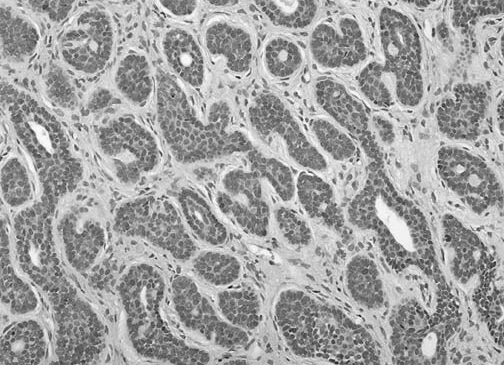
%> input picture ComputerVision/ImgSegmentation/prostate.png, 504 x 365 px
$ octave part2.m   (GNU Octave 9; MATLAB toolbox functions it lacks are replaced by stand-ins)
%> lines starting %> are read from the running program, lines starting %| are printed output that depends on the picture; in (x1, y1, x2, y2) boxes, pixels count from 0 and x2, y2 are one past the last pixel; in counts of white or black regions, pixels touching at a corner belong together; the program's own positions count from 1
### ComputerVision/ImgSegmentation/rec_clo.m
function res = rec_clo( marker, I )
%REC_CLO Reconstruction closing
%   IM = REC_CLO(marker, I) performs reconstruction closing of the image
%   marker under the image I.  marker and I can be two intensity images
%   or two binary images with the same size; IM is an intensity or binary
%   image, respectively.  marker must be the same size as I, and its
%   elements must be greater than or equal to the corresponding elements of
%   I.
%
%  By default, REC_CLO uses 8-connected neighborhoods for 2-D
%  images and 26-connected neighborhoods for 3-D images.


res = imcomplement(imreconstruct(imcomplement(marker), imcomplement(I)));


end

### ComputerVision/ImgSegmentation/part2.m
close all;
clear all;
g = imread('prostate.png');
%> g is the input picture: size 365x504 uint8; min 7, max 254, mean 161.5
figure, imshow(g), title('Input Image');

%-------------Smooth image-----------------------
n = 5;                                      %smoothing scale
im = g;
for r = 1:n
    B = strel('disk', r);
    im = imreconstruct(imerode(im, B), im); %apply reconstruction opening
    im = rec_clo(imdilate(im, B), im);      %apply reconstruction closing
end
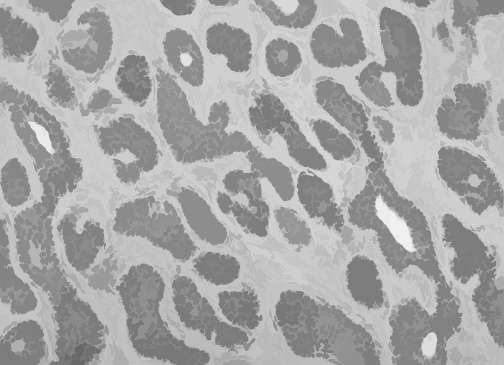
%> im: size 365x504 uint8; min 104, max 240, mean 166.9

f = im;                                     %smoothed image
figure, imshow(f), title('Smoothed Image');

%--------Inside Markers of Smoothed Image--------
B = strel('disk', 4); B1 = strel('disk', 2);%structuring elements
h = 50;
RegMin = rec_clo(f+h, f) - f;               %calculate domes of f
%> in rec_clo (call 6), `res = imcomplement(imreconstruct(imcomplement(marker), imcomplement(I)..`:
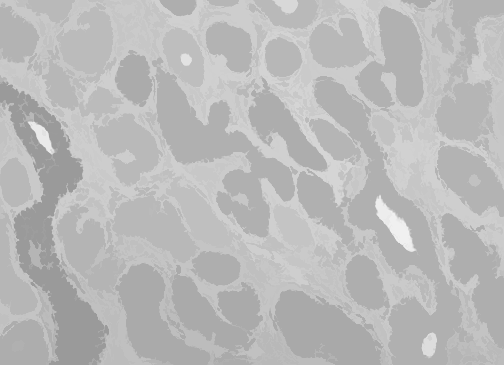
%> res: size 365x504 uint8; min 154, max 240, mean 185.9
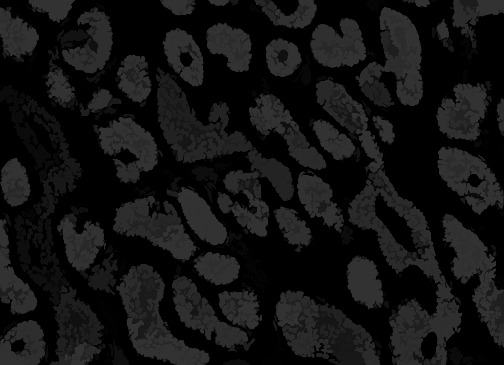
%> RegMin: size 365x504 uint8; min 0, max 50, mean 19
M_in = (RegMin >= h/2);                     %apply thresholding
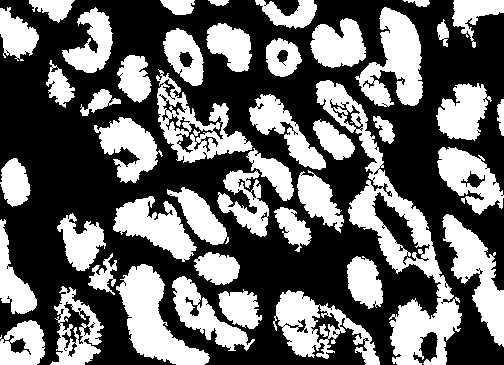
%> M_in: size 365x504 logical; 40.3% white; 45 white regions, largest, box (x1, y1, x2, y2) and area: (316, 80, 462, 365) 8856, (116, 264, 210, 365) 4107, (355, 7, 423, 107) 3683
M_in = imerode(imdilate(M_in, B1), B);      %erosion of dilation
%> M_in: size 365x504 logical; 36.2% white; 43 white regions (2 under 20 px), largest, box (x1, y1, x2, y2) and area: (317, 81, 461, 365) 8202, (157, 72, 294, 235) 5594, (117, 265, 208, 365) 3781
figure, imshow(M_in), title('M_i_n');

%-------Outside Markers of Smoothed Image--------
m = imimposemin(f, M_in);       %impose min at position of M_in
M_out = watershed(m)==0;        %outside markers: watershed transform
%> M_out: size 365x504 logical; 4.1% white in thin lines or dots
figure, imshow(M_out), title('M_o_u_t');
markers = M_in | M_out;         %union of inside and outside markers
%> markers: size 365x504 logical; 40.3% white; 43 white regions (1 under 20 px), largest, box (x1, y1, x2, y2) and area: (0, 0, 504, 365) 8211, (317, 81, 461, 365) 8202, (157, 72, 294, 235) 5594
figure, imshow(markers), title('Set of Markers(white)');

%--------------Segmantation of Image-------------
B = strel('diamond', 1);                    %structuring element
magnitude = imdilate(f, B) - imerode(f, B); %gradient magnitude of f
figure, imshow(magnitude), title('Gradient Magnitude');
hom = imimposemin(magnitude, markers);  %impose min at position of markers
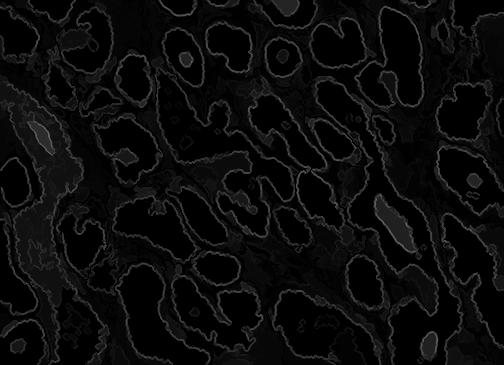
%> hom: size 365x504 uint8; min 0, max 109, mean 10.9
final = watershed(hom);                 %apply watershed trasnform
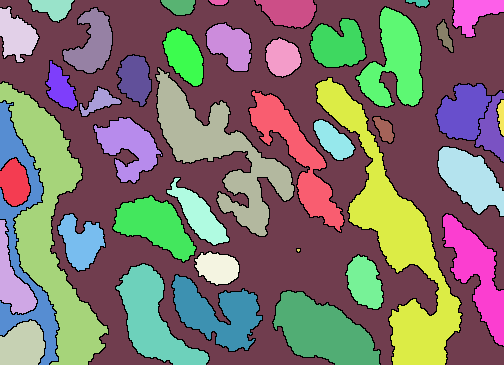
%> final: size 365x504 uint8; 44 distinct labels, from 0 to 43; one colour per label, 0 black
s = find(final == 0);                   %points where final equals to zero
%> s = 11231 values from 8 to 183942
segm = g;
segm(s) = 255;                          %add segmentation result to the image
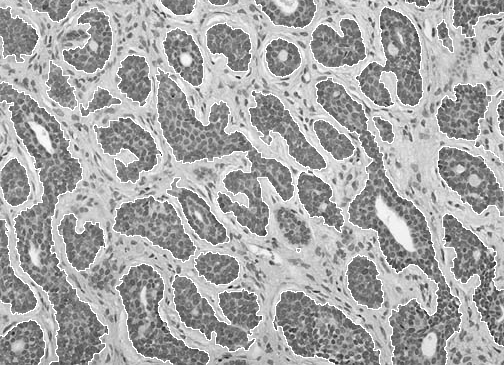
%> segm: size 365x504 uint8; 6.11% of pixels changed, all inside (x1, y1, x2, y2) = (0, 0, 504, 365)
figure, imshow(segm), title('Segmented Image');

$ run again, with ComputerVision/ImgSegmentation/cornealendothel.png copied over ComputerVision/ImgSegmentation/prostate.png
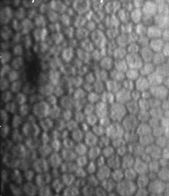
%> input picture ComputerVision/ImgSegmentation/cornealendothel.png, 169 x 196 px
%> g is the input picture: size 196x169 uint8; min 17, max 254, mean 108.9
%> M_out: size 196x169 logical; 3.3% white in thin lines or dots, all inside (x1, y1, x2, y2) = (0, 13, 169, 177)
%> markers: size 196x169 logical; 8.2% white; 10 white regions (6 under 20 px), largest, box (x1, y1, x2, y2) and area: (0, 13, 169, 162) 1661, (0, 112, 28, 196) 875, (0, 0, 17, 10) 85, (0, 91, 5, 109) 47
%> `final = watershed(hom);`:
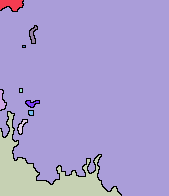
%> final: size 196x169 uint8; 11 distinct labels, from 0 to 10; one colour per label, 0 black
%> s = 727 values from 11 to 23912
%> `segm(s) = 255;`:
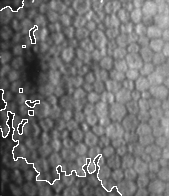
%> segm: size 196x169 uint8; 2.19% of pixels changed, all inside (x1, y1, x2, y2) = (0, 0, 122, 196)
